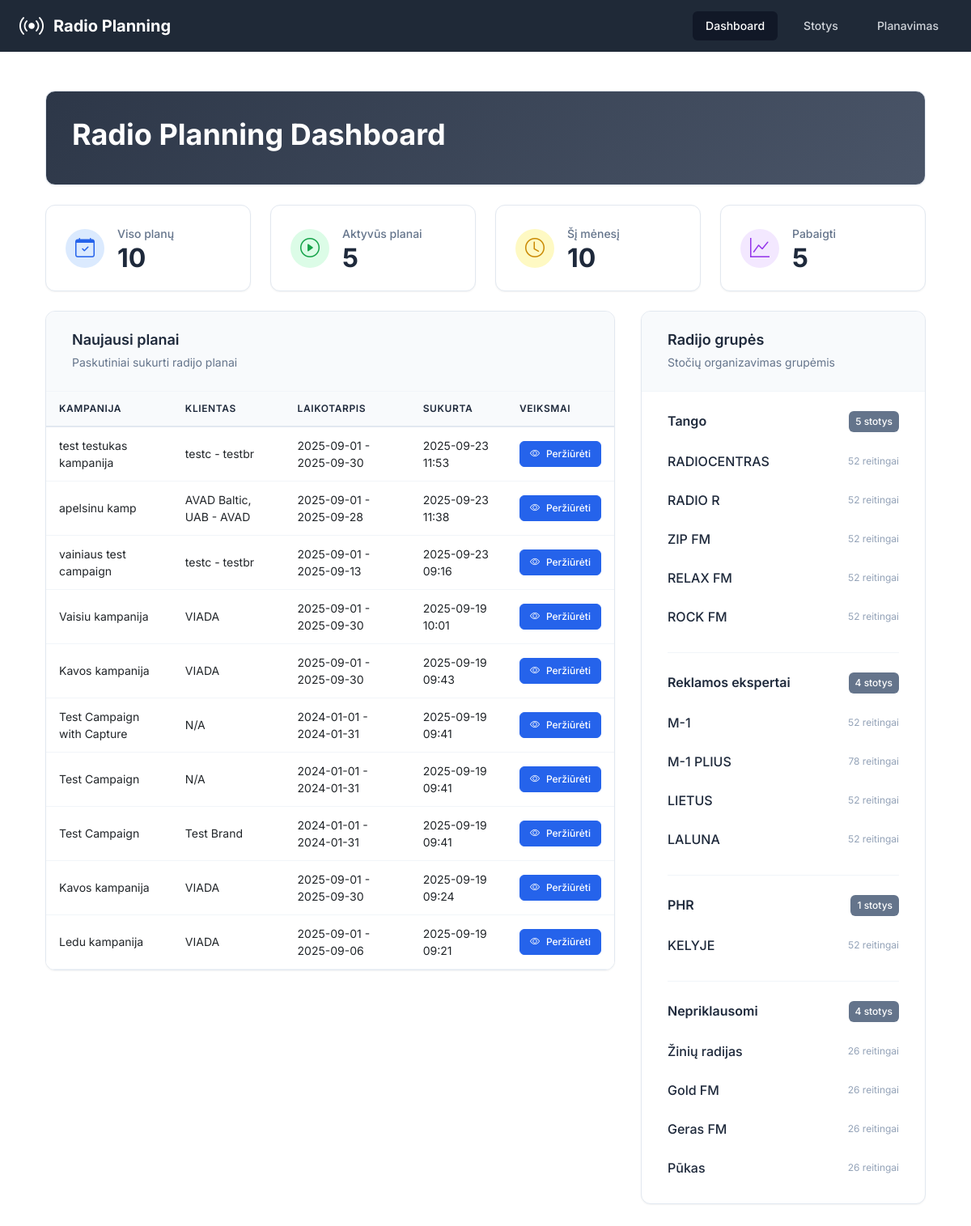
The page / on the database its author committed.
### app/models.py (models this page shows, shortened)
class RadioPlan(db.Model):
    __tablename__ = 'radio_plans'
    id = db.Column(db.Integer, primary_key=True)
    campaign_id = db.Column(db.Integer, nullable=False)  # From projects-crm
    campaign_name = db.Column(db.String(200))
    project_id = db.Column(db.Integer)
    project_name = db.Column(db.String(200))
    client_brand_id = db.Column(db.Integer)
    client_brand_name = db.Column(db.String(200))
    start_date = db.Column(db.Date, nullable=False)
    end_date = db.Column(db.Date, nullable=False)
    target_audience = db.Column(db.String(50), nullable=False)
    our_discount = db.Column(db.Float, default=0)  # Percentage
    client_discount = db.Column(db.Float, default=0)  # Percentage
    created_at = db.Column(db.DateTime, default=datetime.utcnow)
    updated_at = db.Column(db.DateTime, default=datetime.utcnow, onupdate=datetime.utcnow)
    spots = db.relationship('RadioSpot', backref='plan', lazy='dynamic', cascade='all, delete-orphan')
    clips = db.relationship('RadioClip', backref='plan', lazy='dynamic', cascade='all, delete-orphan')
    selected_stations = db.relationship('RadioStation', secondary=plan_stations, lazy='subquery',
                                      backref=db.backref('plans', lazy=True))

class RadioGroup(db.Model):
    __tablename__ = 'radio_groups'
    id = db.Column(db.Integer, primary_key=True)
    name = db.Column(db.String(100), nullable=False, unique=True)
    created_at = db.Column(db.DateTime, default=datetime.utcnow)
    stations = db.relationship('RadioStation', backref='group', lazy='dynamic', cascade='all, delete-orphan')

class RadioStation(db.Model):
    __tablename__ = 'radio_stations'
    id = db.Column(db.Integer, primary_key=True)
    name = db.Column(db.String(100), nullable=False)
    group_id = db.Column(db.Integer, db.ForeignKey('radio_groups.id'), nullable=False)
    created_at = db.Column(db.DateTime, default=datetime.utcnow)
    updated_at = db.Column(db.DateTime, default=datetime.utcnow, onupdate=datetime.utcnow)
    prices = db.relationship('StationPrice', backref='station', lazy='dynamic', cascade='all, delete-orphan')
    ratings = db.relationship('StationRating', backref='station', lazy='dynamic', cascade='all, delete-orphan')

### app/routes.py (the view)
@main_bp.route('/')
def index():
    plans = RadioPlan.query.order_by(RadioPlan.created_at.desc()).limit(10).all()
    stations = RadioStation.query.all()
    groups = RadioGroup.query.all()
    return render_template('index.html',
                         plans=plans,
                         stations=stations,
                         groups=groups)

### app/templates/index.html (shortened to what this page needs)
{% extends "base.html" %}
{% block content %}
<div class="container-fluid p-0">
    <div class="dashboard-header mb-4">
        <div class="header-content">
            <h1 style="color: white;">Radio Planning Dashboard</h1>
        </div>
    </div>
    <div class="grid grid-cols-1 gap-4 sm:grid-cols-4 mb-6">
        <div class="professional-card">
            <div class="card-content">
                <div class="card-icon bg-blue-100">
                    <i class="bi bi-calendar-check text-blue-600"></i>
                </div>
                <div class="card-stats">
                    <p class="card-title">Viso planų</p>
                    <p class="card-number" id="totalPlans">{{ plans | length }}</p>
                </div>
            </div>
        </div>
        <div class="professional-card">
            <div class="card-content">
                <div class="card-icon bg-green-100">
                    <i class="bi bi-play-circle text-green-600"></i>
                </div>
                <div class="card-stats">
                    <p class="card-title">Aktyvūs planai</p>
                    <p class="card-number" id="activePlans">0</p>
                </div>
            </div>
        </div>
        <div class="professional-card">
            <div class="card-content">
                <div class="card-icon bg-yellow-100">
                    <i class="bi bi-clock text-yellow-600"></i>
                </div>
                <div class="card-stats">
                    <p class="card-title">Šį mėnesį</p>
                    <p class="card-number" id="thisMonthPlans">0</p>
                </div>
            </div>
        </div>
        <div class="professional-card">
            <div class="card-content">
                <div class="card-icon bg-purple-100">
                    <i class="bi bi-graph-up text-purple-600"></i>
                </div>
                <div class="card-stats">
                    <p class="card-title">Pabaigti</p>
                    <p class="card-number" id="completedPlans">0</p>
                </div>
            </div>
        </div>
    </div>
    <div class="content-grid">
        <div class="content-section plans-section">
            <div class="professional-section">
                <div class="section-header">
                    <div class="section-title">
                        <h3>Naujausi planai</h3>
                        <span class="section-subtitle">Paskutiniai sukurti radijo planai</span>
                    </div>
                </div>
                <div class="table-container">
                    {% if plans %}
                    <div class="table-responsive">
                        <table class="professional-table">
                            <thead>
                                <tr>
                                    <th>Kampanija</th>
                                    <th>Klientas</th>
                                    <th>Laikotarpis</th>
                                    <th>Sukurta</th>
                                    <th>Veiksmai</th>
                                </tr>
                            </thead>
                            <tbody>
                                {% for plan in plans %}
                                <tr>
                                    <td>{{ plan.campaign_name or 'N/A' }}</td>
                                    <td>{{ plan.client_brand_name or 'N/A' }}</td>
                                    <td>{{ plan.start_date.strftime('%Y-%m-%d') }} - {{ plan.end_date.strftime('%Y-%m-%d') }}</td>
                                    <td>{{ plan.created_at.strftime('%Y-%m-%d %H:%M') }}</td>
                                    <td>
                                        <a href="{{ url_for('main.view_plan', plan_id=plan.id) }}" class="btn-professional btn-primary btn-sm">
                                            <i class="bi bi-eye"></i>
                                            <span>Peržiūrėti</span>
                                        </a>
                                    </td>
                                </tr>
                                {% endfor %}
                            </tbody>
                        </table>
                    </div>
                    {% endif %}
                </div>
            </div>
        </div>
        <div class="content-section groups-section">
            <div class="professional-section">
                <div class="section-header">
                    <div class="section-title">
                        <h3>Radijo grupės</h3>
                        <span class="section-subtitle">Stočių organizavimas grupėmis</span>
                    </div>
                </div>
                <div class="groups-container">
                    {% for group in groups %}
                    <div class="group-item">
                        <div class="group-header">
                            <h4>{{ group.name }}</h4>
                            <span class="group-badge">{{ group.stations.count() }} stotys</span>
                        </div>
                        <div class="stations-list">
                            {% for station in group.stations %}
                            <div class="station-item">
                                <span class="station-name">{{ station.name }}</span>
                                <span class="station-info">{{ station.ratings.count() }} reitingai</span>
                            </div>
                            {% endfor %}
                        </div>
                    </div>
                    {% endfor %}
                </div>
            </div>
        </div>
    </div>
</div>
{% endblock %}

### app/templates/base.html (style rules this page uses)
body { font-family: 'Inter', sans-serif; }

### rows shown on the page
RadioPlan: campaign_name "test testukas kampanija", client_brand_name "testc - testbr", start_date "2025-09-01", end_date "2025-09-30", created_at "2025-09-23 11:53"
RadioPlan: campaign_name "apelsinu kamp", client_brand_name "AVAD Baltic, UAB - AVAD", start_date "2025-09-01", end_date "2025-09-28", created_at "2025-09-23 11:38"
RadioPlan: campaign_name "vainiaus test campaign", client_brand_name "testc - testbr", start_date "2025-09-01", end_date "2025-09-13", created_at "2025-09-23 09:16"
RadioPlan: campaign_name "Vaisiu kampanija", client_brand_name "VIADA", start_date "2025-09-01", end_date "2025-09-30", created_at "2025-09-19 10:01"
RadioPlan: campaign_name "Kavos kampanija", client_brand_name "VIADA", start_date "2025-09-01", end_date "2025-09-30", created_at "2025-09-19 09:43"
RadioPlan: campaign_name "Test Campaign with Capture", client_brand_name "N/A", start_date "2024-01-01", end_date "2024-01-31", created_at "2025-09-19 09:41"
RadioPlan: campaign_name "Test Campaign", client_brand_name "N/A", start_date "2024-01-01", end_date "2024-01-31", created_at "2025-09-19 09:41"
RadioPlan: campaign_name "Test Campaign", client_brand_name "Test Brand", start_date "2024-01-01", end_date "2024-01-31", created_at "2025-09-19 09:41"
RadioPlan: campaign_name "Kavos kampanija", client_brand_name "VIADA", start_date "2025-09-01", end_date "2025-09-30", created_at "2025-09-19 09:24"
RadioPlan: campaign_name "Ledu kampanija", client_brand_name "VIADA", start_date "2025-09-01", end_date "2025-09-06", created_at "2025-09-19 09:21"
RadioGroup: name "Tango", stations.count "5"
RadioStation: name "RADIOCENTRAS", ratings.count "52"
RadioStation: name "RADIO R", ratings.count "52"
RadioStation: name "ZIP FM", ratings.count "52"
RadioStation: name "RELAX FM", ratings.count "52"
RadioStation: name "ROCK FM", ratings.count "52"
RadioGroup: name "Reklamos ekspertai", stations.count "4"
RadioStation: name "M-1", ratings.count "52"
RadioStation: name "M-1 PLIUS", ratings.count "78"
RadioStation: name "LIETUS", ratings.count "52"
RadioStation: name "LALUNA", ratings.count "52"
RadioGroup: name "PHR", stations.count "1"
RadioStation: name "KELYJE", ratings.count "52"
RadioGroup: name "Nepriklausomi", stations.count "4"
RadioStation: name "Žinių radijas", ratings.count "26"
RadioStation: name "Gold FM", ratings.count "26"
RadioStation: name "Geras FM", ratings.count "26"
RadioStation: name "Pūkas", ratings.count "26"

### other values the page prints
{{ plans | length }} "10"
